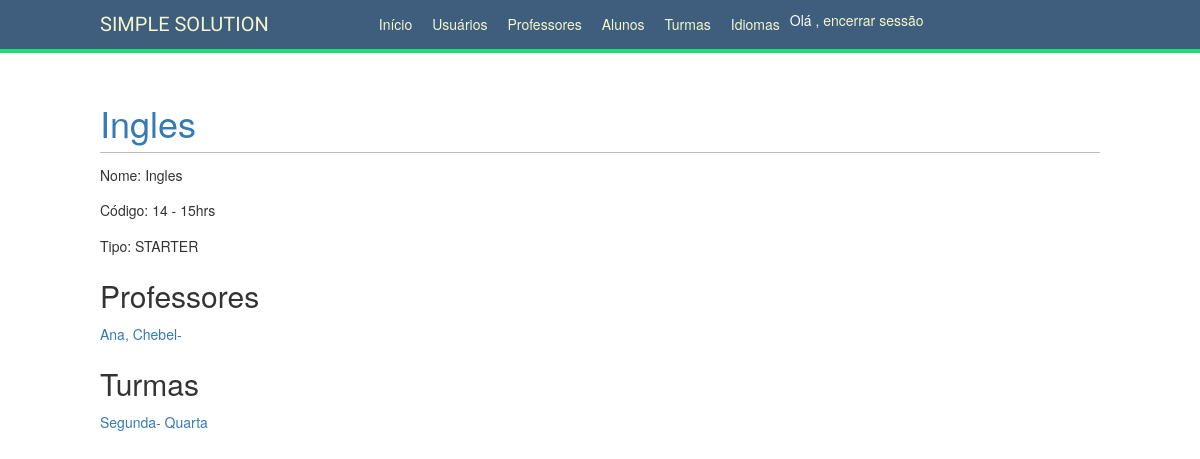
Screenshot of /school/subjects/1/ (signed in) with the database file from the repository.
### school/models.py (models this page shows, shortened)
class Subject(models.Model):
    STARTER = 'STARTER'
    BASIC = 'BASIC'
    INTERMEDIATE = 'INTERMEDIATE'
    ADVANCED = 'ADVANCED'
    SUBJECT_TYPE_MAP = {
        STARTER: 'STARTER',
        BASIC: 'BASIC',
        INTERMEDIATE: 'INTERMEDIATE',
        ADVANCED: 'ADVANCED',
    }
    SUBJECT_TYPE_CHOICES = (
        (STARTER, SUBJECT_TYPE_MAP[STARTER]),
        (BASIC, SUBJECT_TYPE_MAP[BASIC]),
        (INTERMEDIATE, SUBJECT_TYPE_MAP[INTERMEDIATE]),
        (ADVANCED, SUBJECT_TYPE_MAP[ADVANCED]),
    )
    name = models.CharField(max_length=80, unique=True)
    code = models.CharField(max_length=25, unique=True, auto_created=True)
    subject_type = models.CharField(
        max_length=12,
        choices=SUBJECT_TYPE_CHOICES,
    )
    professors = models.ManyToManyField(Professor, blank=True)
    students = models.ManyToManyField('Student', blank=True)
    def get_subject_type(self):
        return self.SUBJECT_TYPE_MAP[self.subject_type]

class Professor(models.Model):
    profile = models.OneToOneField(Profile,
                                   on_delete=models.PROTECT,
                                   primary_key=True)
    code = models.CharField(max_length=25, blank=True)
    def __str__(self):
        return '{}-{}'.format(self.profile, self.code)

class Career(models.Model):
    name = models.CharField(max_length=80, unique=True)
    code = models.CharField(max_length=25, unique=True)
    subjects = models.ManyToManyField(Subject, blank=True)

### account/models.py (models this page shows)
class Profile(models.Model):
    PROFESSOR = 'PR'
    STUDENT = 'ST'
    ADMIN = 'AD'
    PROFILE_TYPE_CHOICES = (
        (PROFESSOR, 'Professor'),
        (STUDENT, 'Student'),
        (ADMIN, 'Admin')
    )
    user = models.OneToOneField(settings.AUTH_USER_MODEL, on_delete=models.PROTECT)
    date_of_birth = models.DateField(blank=True, null=True, help_text='mm/dd/yy')
    address = models.CharField(max_length=255, blank=True)
    phone = models.CharField(max_length=255, blank=True)
    created = models.DateTimeField(auto_now_add=True)
    profile_type = models.CharField(
        max_length=2,
        choices=PROFILE_TYPE_CHOICES,
    )
    def __str__(self):
        return '{}, {}'.format(self.user.first_name, self.user.last_name)

### school/views.py (the view)
# urls.py: path('subjects/<int:subject_id>/', views.subject_detail, name='subject_detail'),
@staff_member_required
def subject_detail(request, subject_id):
    subject = get_object_or_404(Subject, pk=subject_id)
    return render(request, 'school/subject/detail.html', {'section': 'subjects',
                                                          'subject': subject})

### school/templates/school/subject/detail.html (shortened to what this page needs)
{% extends "base.html" %}
{% block content %}
    <h1><a href="{% url "subject_edit" subject.id %}">{{ subject.name }}</a></h1>
    <p>Nome: {{ subject.name }}</p>
    <p>Código: {{ subject.code }}</p>
    <p>Tipo: {{ subject.get_subject_type }}</p>
    <h2>Professores</h2>
    {% for professor in subject.professors.all %}
        <p><a href="{% url "professor_detail" professor.pk %}">{{ professor }}</a></p>
    {% endfor %}
    <h2>Turmas</h2>
    {% for career in subject.career_set.all %}
        <p><a href="{% url "career_detail" career.id %}">{{ career.name }}</a></p>
    {% endfor %}
{% endblock %}

### account/static/css/base.css (style rules this page uses)
body { margin:0; padding:0; font-family:helvetica, sans-VITRif; }
p { line-height: 1.8; }
a { color:#120a8f; text-decoration:none; }
h1, h2, h3, h4, h5 , h6 { font-family: 'Muli', sans-VITRif; font-weight:normal; }
h1 { border-bottom:1px solid #bbb; padding:0 0 10px 0; margin:10px 0 20px 0; }
h2 { margin:30px 0 20px; }

### rows the page displays
Subject: name "Ingles", code "14 - 15hrs", get_subject_type "STARTER"
Professor: profile_id+code "Ana, Chebel-"
Career: name "Segunda- Quarta"
